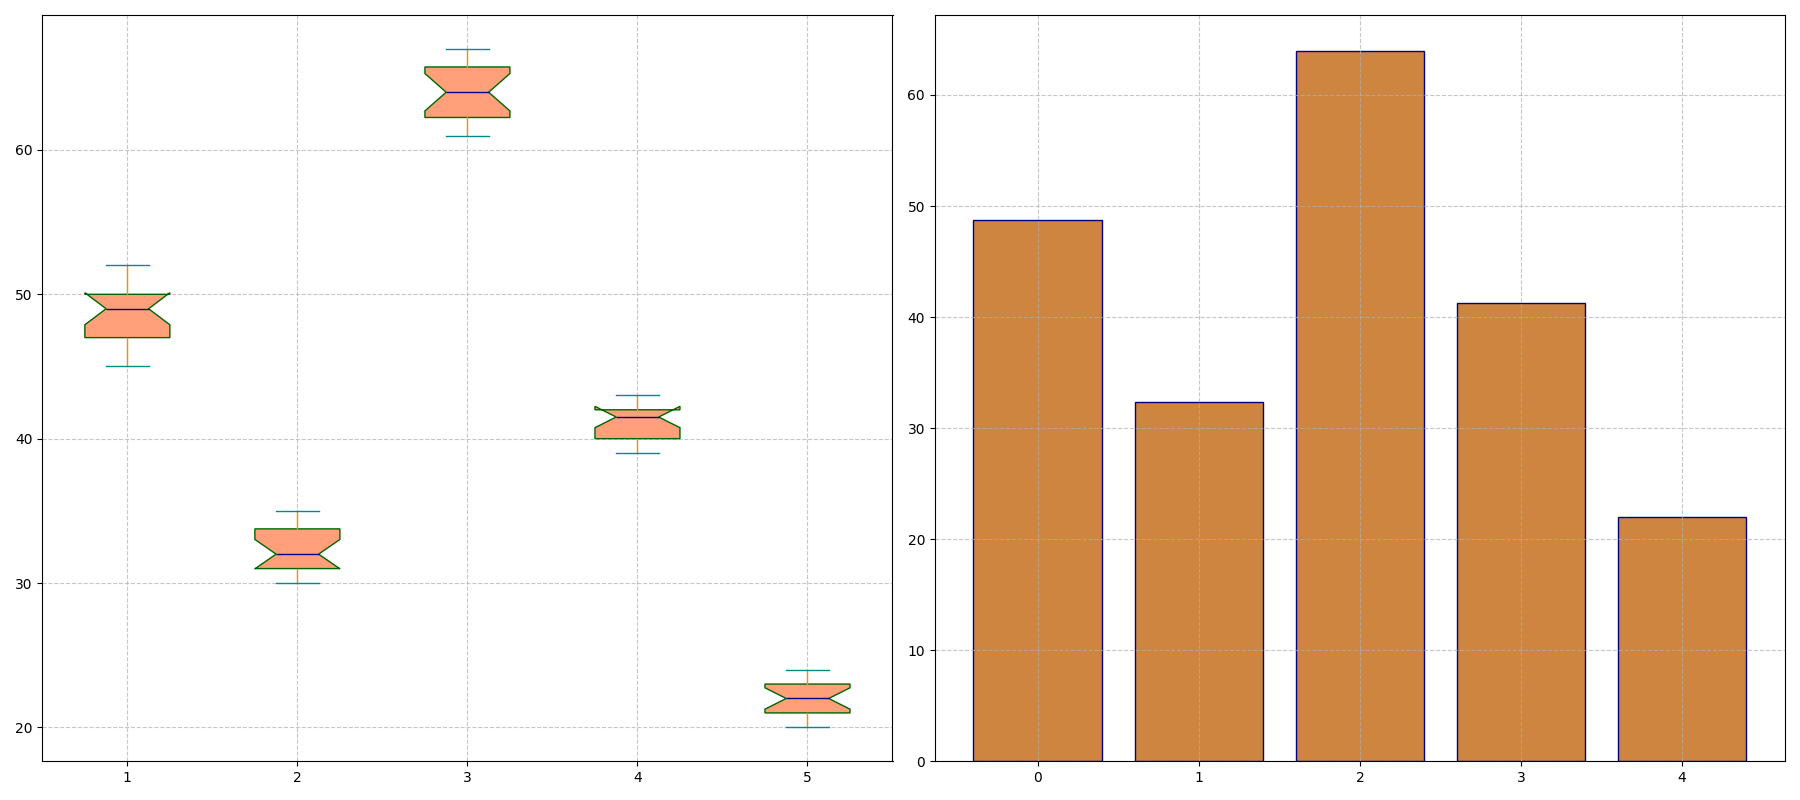

Source code (Python):
import matplotlib.pyplot as plt
import numpy as np

body_assembly = [46, 49, 47, 51, 50, 48, 45, 52, 48, 46, 47, 50, 51, 50, 49, 46, 50, 52]
painting = [31, 35, 32, 34, 33, 31, 34, 30, 32, 33, 32, 34, 30, 32, 31, 30, 33, 35]
engine_installation = [61, 67, 62, 65, 63, 64, 66, 67, 65, 61, 62, 66, 64, 63, 65, 66, 62, 63]
interior_assembly = [41, 43, 40, 42, 39, 42, 41, 39, 43, 40, 42, 41, 40, 42, 43, 39, 43, 42]
quality_control = [21, 24, 22, 23, 21, 24, 20, 22, 23, 20, 22, 21, 24, 23, 20, 22, 23, 21]

data = [body_assembly, painting, engine_installation, interior_assembly, quality_control]

fig, axs = plt.subplots(1, 2, figsize=(18, 8))

axs[0].boxplot(data, vert=True, patch_artist=True, notch=True,
               boxprops=dict(facecolor="lightsalmon", color="darkgreen"),
               whiskerprops=dict(color="darkorange"),
               capprops=dict(color="darkcyan"),
               medianprops=dict(color="darkblue"),
               flierprops=dict(markerfacecolor='gold', marker='o', alpha=0.5))

axs[0].grid(linestyle='--', alpha=0.7)

average_processing_time = [np.mean(stage) for stage in data]
stage_indices = np.arange(len(data))

axs[1].bar(stage_indices, average_processing_time, color='peru', edgecolor='navy')
axs[1].grid(linestyle='--', alpha=0.7)

plt.tight_layout()
plt.show()
